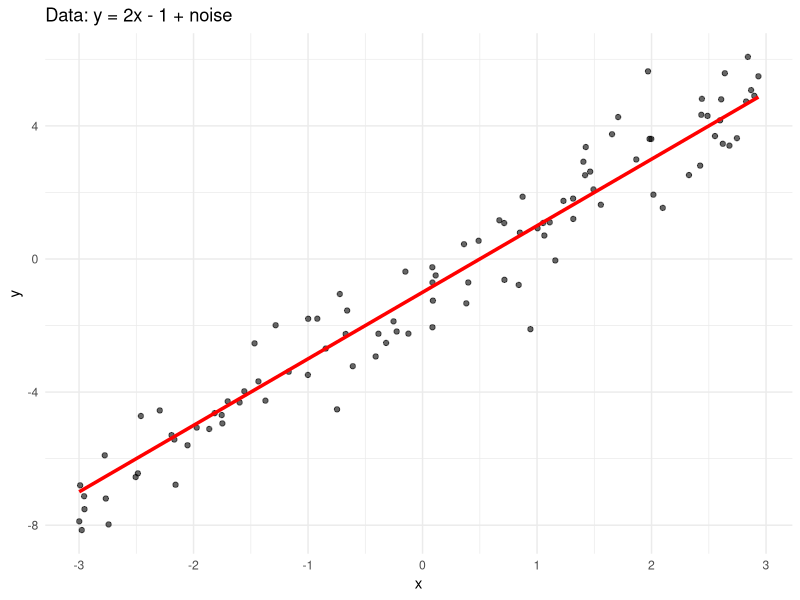
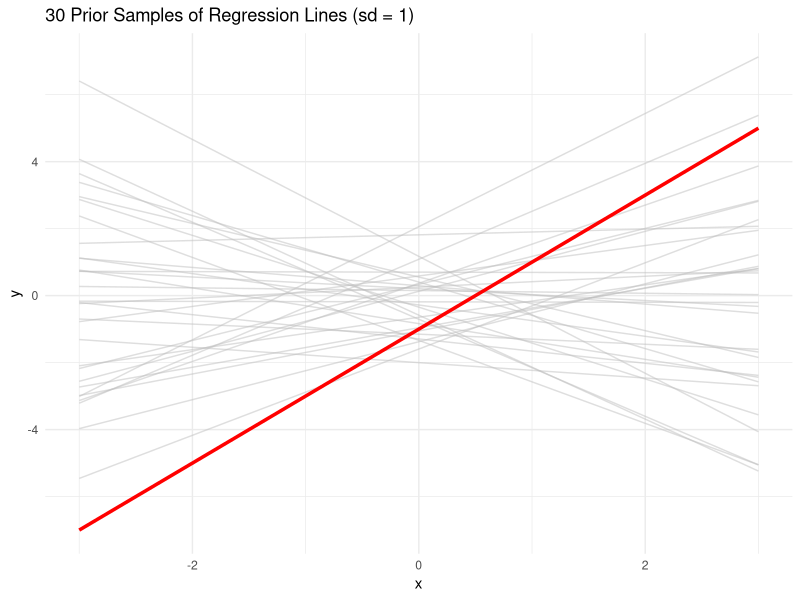
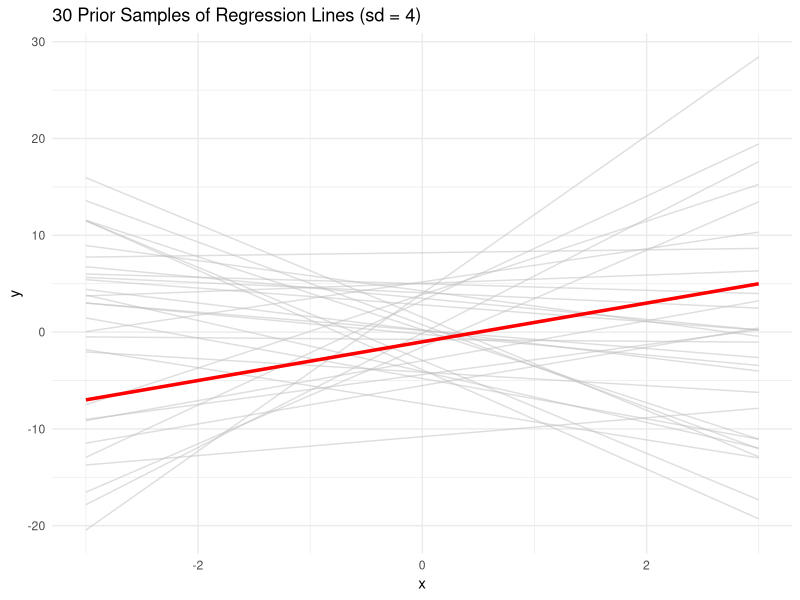
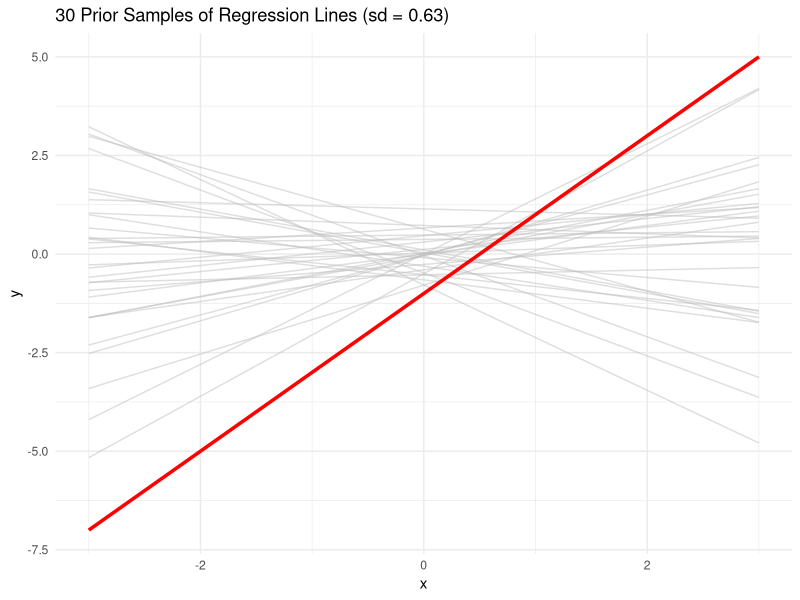
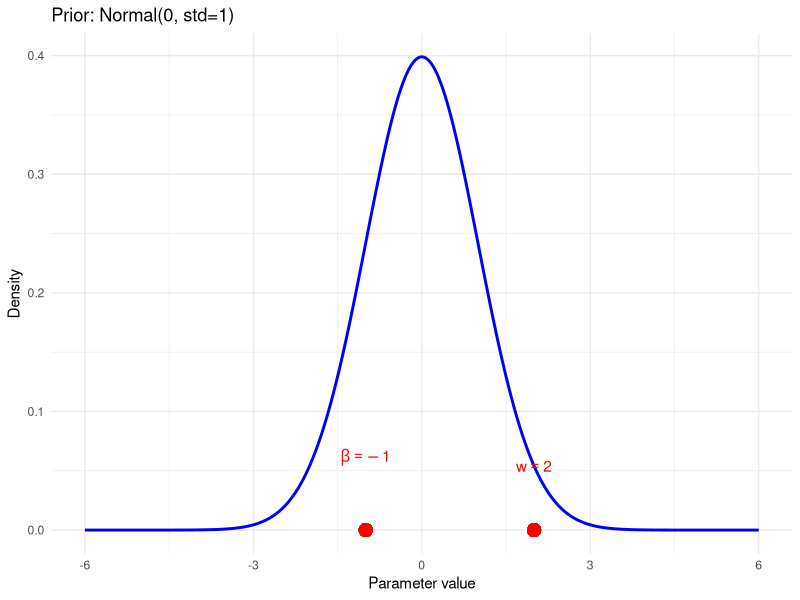
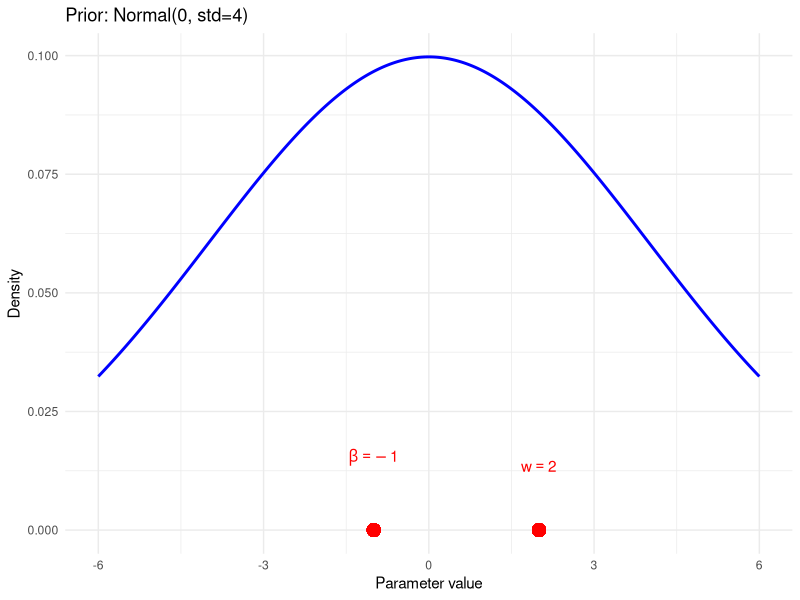
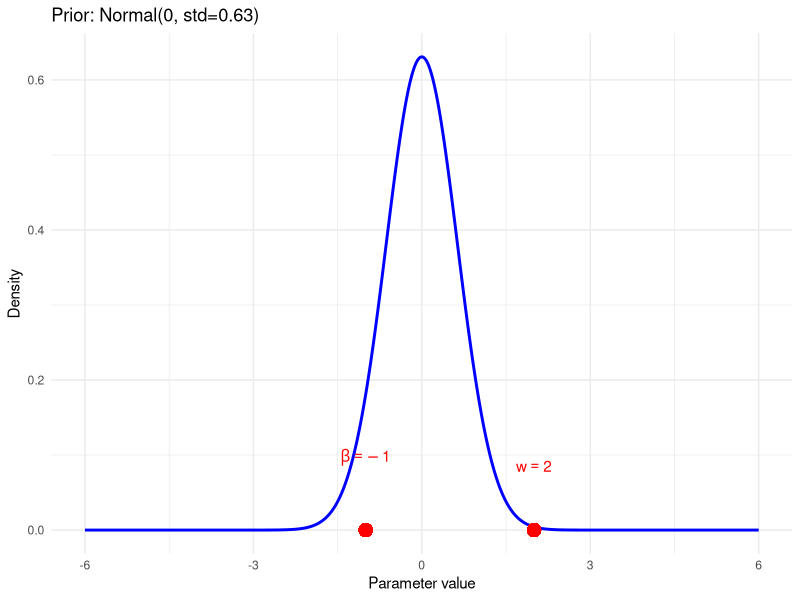
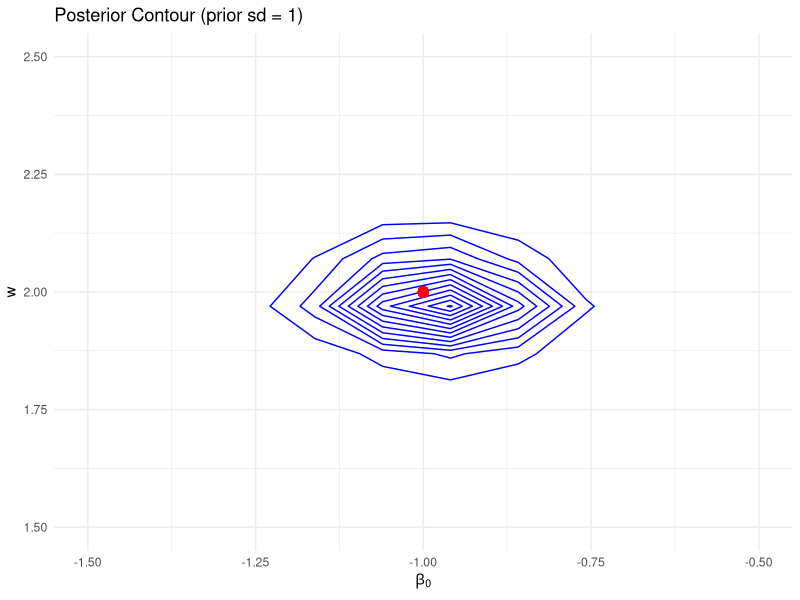

Generate these figures, in order, with R:
# ---- Load necessary libraries ----
library(ggplot2)
library(here)
library(ellipse)
library(mvtnorm)

# ---- Set seed for reproducibility ----
set.seed(42)

# ---- Hyperparameters ----
n <- 100  # Number of data points
sigma <- 1  # Standard deviation of data noise
w_true <- 2 # True slope
b_true <- -1 # True intercept
save_figures <- FALSE  # Whether to save figures
print_figures <- TRUE  # Whether to print figures

# ---- Part 1: Generate synthetic data ----
# Generate x, y_true (without noise), and y (with noise)

# @exercise
# x <- ...  # Uniformly spaced inputs, shape (n,)
# @solution
x <- runif(n, -3, 3)  # Uniformly spaced inputs, shape (n,)
# end

# @exercise
# y_mean <- ...  # True linear relationship, shape (n,)
# @solution
y_mean <- 2 * x - 1 # True linear relationship, shape (n,)
# end

# @exercise
# noise <- ...  # Gaussian noise, shape (n,)
# @solution
noise <- rnorm(n, mean = 0, sd = sigma) # Gaussian noise, shape (n,)
# end

# @exercise
# y <- ...  # Observed outputs, shape (n,)
# @solution
y <- y_mean + noise # Observed outputs, shape (n,)
# end

# plot the data
df <- data.frame(x = x, y = y, y_true = y_mean) # Data frame for plotting
p <- ggplot(df, aes(x = x, y = y)) +
  geom_point(alpha = 0.6, color = "black") +
  geom_line(aes(y = y_true), color = "red", size = 1.2) +
  labs(
    title = "Data: y = 2x - 1 + noise",
    x = "x",
    y = "y"
  ) +
  theme_minimal()

if (print_figures) {
  print(p)
}

if (save_figures) {
  ggsave(filename = "figures/data_plot.pdf", plot = p, width = 6, height = 4, dpi = 300)
}

# ---- Part 2: Prior distributions ----
# Plot the histograms of three normal priors with varying standard deviations
# sigma = 1, sigma = 4, sigma = sqrt(0.4)

# Different prior standard deviations
prior_sds <- c(1, 4, sqrt(0.4))

# Sequence of x values for plotting Normal density
x_vals <- seq(-6, 6, length.out = 1000)

for (i in seq_along(prior_sds)) {
  sd_val <- prior_sds[i]

  # @exercise
  # dens_vals <- ...  # Normal density values for x_vals, mean = 0, sd = sd_val
  # @solution
  dens_vals <- dnorm(x_vals, mean = 0, sd = sd_val)
  # end
  
  p <- ggplot(data.frame(x = x_vals, y = dens_vals), aes(x = x, y = y)) +
    geom_line(color = "blue", size = 1) +
    geom_point(aes(x = w_true, y = 0), color = "red", size = 4) +
    geom_point(aes(x = b_true, y = 0), color = "red", size = 4) +
    annotate("text", x = w_true, y = max(dens_vals)*0.1, label = expression(w == 2), color = "red", vjust = -1) +
    annotate("text", x = b_true, y = max(dens_vals)*0.1, label = expression(beta == -1), color = "red", vjust = -1) +
    labs(title = paste0("Prior: Normal(0, std=", round(sd_val, 2), ")"),
         x = "Parameter value",
         y = "Density") +
    theme_minimal()
  
  filename <- paste0("figures/prior_hist_", i, ".pdf")
  ggsave(filename = filename, plot = p, width = 6, height = 4)
}

# ---- Prior: Sampled regression lines ----
# Create a series of regression lines sampled from the three priors
# and plot them along with the ground truth line

# Number of prior samples
n_samples <- 30

# Different prior standard deviations
prior_sds <- c(1, 4, sqrt(0.4))

# Sequence of x values for plotting lines
x_seq <- seq(-3, 3, length.out = 100)

# Ground truth line data
truth_df <- data.frame(
  x = x_seq,
  y = w_true * x_seq + b_true
)

for (i in seq_along(prior_sds)) {
  sd_val <- prior_sds[i]
  
  # Sample from prior
  # @exercise
  # w_samples <- ...  # Sampled slopes, shape (n_samples,)
  # b_samples <- ...  # Sampled intercepts, shape (n_samples,)
  # @solution
  w_samples <- rnorm(n_samples, mean = 0, sd = sd_val)
  b_samples <- rnorm(n_samples, mean = 0, sd = sd_val)
  # end
  
  # Build data frame with all sampled lines
  lines_df <- do.call(rbind, lapply(1:n_samples, function(j) {
    data.frame(
      x = x_seq,
      y = w_samples[j] * x_seq + b_samples[j],
      sample = factor(j)
    )
  }))
  
  # Create the plot
  p <- ggplot() +
    geom_line(data = lines_df, aes(x = x, y = y, group = sample),
              alpha = 0.5, color = "gray") +
    geom_line(data = truth_df, aes(x = x, y = y), color = "red", size = 1.2) +
    labs(title = paste0("30 Prior Samples of Regression Lines (sd = ", round(sd_val, 2), ")"),
         x = "x",
         y = "y") +
    theme_minimal()
  
  # Save the plot as PDF
  if (print_figures) {
    print(p)
  }
  if (save_figures) {
    filename <- paste0("figures/prior_lines_", i, ".pdf")
    ggsave(filename = filename, plot = p, width = 6, height = 4)
    }
}

# --- Function to infer posterior and plot results ---
infer_and_plot_posterior <- function(x, y, w_true, b_true, prior_sd, i, prefix = "") {
  sigma_noise <- 1
  X <- cbind(1, x)
  x_line <- seq(-3, 3, length.out = 100)
  
  # Prior and posterior
  Sigma_prior <- diag(prior_sd^2, 2)

  # Model: y = w_0 * x + w_1
  # Design matrix X has shape (n x 2), with rows [x_i, 1] to account for intercept w_1
  # Prior: w ~ N(0, Σ_prior)
  # Likelihood: y | X, w ~ N(Xw, σ² I)

  # Posterior covariance:
  # Sigma_post = (1/σ² * XᵀX + Σ_prior⁻¹)⁻¹
  # where
  # σ: signal noise,
  # Σ_prior: Sigma_prior
  # X: X
  # @exercise
  # Sigma_post <- ...  # Posterior covariance matrix, shape (2, 2)
  # @solution
  Sigma_prior_inv <- solve(Sigma_prior)
  Sigma_post <- solve(t(X) %*% X / sigma_noise^2 + Sigma_prior_inv)
  # end

  # Posterior mean:
  # mu_post = Sigma_post * (1/σ² * Xᵀy)
  # where
  # σ: signal noise,
  # X: X,
  # y: y
  # @exercise
  # mu_post <- ...  # Posterior mean vector, shape (2,)
  # @solution
  mu_post <- Sigma_post %*% (t(X) %*% y / sigma_noise^2)
  # end
  
  ## --- Contour plot of posterior ---
  beta0_seq <- seq(-5, 5, length.out = 100)
  w_seq <- seq(-5, 5, length.out = 100)
  grid <- expand.grid(beta0 = beta0_seq, w = w_seq)
  grid$dens <- dmvnorm(grid, mean = as.vector(mu_post), sigma = Sigma_post)
  
  p_contour <- ggplot(grid, aes(x = beta0, y = w, z = dens)) +
    geom_contour(color = "blue") +
    geom_point(aes(x = b_true, y = w_true), color = "red", size = 3) +
    labs(
      title = paste0("Posterior Contour (prior sd = ", round(prior_sd, 2), ")"),
      x = expression(beta[0]), y = expression(w)
    ) +
    xlim(-1.5, -0.5) + ylim(1.5, 2.5) +
    theme_minimal()
  
  ggsave(
    filename = sprintf("figures/posterior_contour%s%d.pdf", prefix, i),
    plot = p_contour,
    width = 6, height = 4
  )
  
  ## --- Plot lines sampled from prior and posterior ---
  make_lines_df <- function(samples, label) {
    do.call(rbind, lapply(1:nrow(samples), function(j) {
      beta0 <- samples[j, 1]
      w <- samples[j, 2]
      data.frame(
        x = x_line,
        y = beta0 + w * x_line,
        sample = factor(j),
        type = label
      )
    }))
  }

  # Sampled lines from prior:
  # mean = 0, sigma = Sigma_prior
  # @exercise
  # prior_samples <- ...  # Sampled lines from prior, shape (30, 2)
  # @solution
  prior_samples <- rmvnorm(30, mean = c(0, 0), sigma = Sigma_prior)
  # end

  # Sampled lines from posterior:
  # mean = mu_post, sigma = Sigma_post
  # @exercise
  # post_samples <- ...  # Sampled lines from posterior, shape (30, 2)
  # @solution
  post_samples <- rmvnorm(30, mean = as.vector(mu_post), sigma = Sigma_post)
  # end
  
  df_lines <- rbind(
    make_lines_df(prior_samples, "prior"),
    make_lines_df(post_samples, "posterior")
  )
  df_true <- data.frame(x = x_line, y = b_true + w_true * x_line)
  
  p_lines <- ggplot() +
    geom_line(data = df_lines[df_lines$type == "prior", ], aes(x = x, y = y, group = sample),
              color = "gray", alpha = 0.4) +
    geom_line(data = df_lines[df_lines$type == "posterior", ], aes(x = x, y = y, group = sample),
              color = "purple", alpha = 0.8) +
    geom_line(data = df_true, aes(x = x, y = y), color = "red", size = 1.2) +
    labs(
      title = paste0("Posterior & Prior Sampled Lines (prior sd = ", round(prior_sd, 2), ")"),
      x = "x", y = "y"
    ) +
    ylim(-15, 15) +
    theme_minimal()
  
  ggsave(
    filename = sprintf("figures/posterior_lines%s%d.pdf", prefix, i),
    plot = p_lines,
    width = 6, height = 4
  )
}

# --- Bayes with 100 points
n <- 100
x <- runif(n, -3, 3)
sigma_noise <- 1

w_true <- 2
b_true <- -1

y_true <- w_true * x + b_true
y <- y_true + rnorm(n, 0, sigma_noise)

prior_sds <- c(1, 4, sqrt(0.4))

for (i in seq_along(prior_sds)) {
  infer_and_plot_posterior(
    x = x,
    y = y,
    w_true = w_true,
    b_true = b_true,
    prior_sd = prior_sds[i],
    i = i,
    prefix = "_"  # optional: helps distinguish filenames
  )
}


# --- Bayes with 5 points
n <- 5
x <- runif(n, -3, 3)
sigma_noise <- 1

w_true <- 2
b_true <- -1

y_true <- w_true * x + b_true
y <- y_true + rnorm(n, 0, sigma_noise)

prior_sds <- c(1, 2, sqrt(0.4))

for (i in seq_along(prior_sds)) {
  infer_and_plot_posterior(
    x = x,
    y = y,
    w_true = w_true,
    b_true = b_true,
    prior_sd = prior_sds[i],
    i = i,
    prefix = "_less_"  # optional: helps distinguish filenames
  )
}
